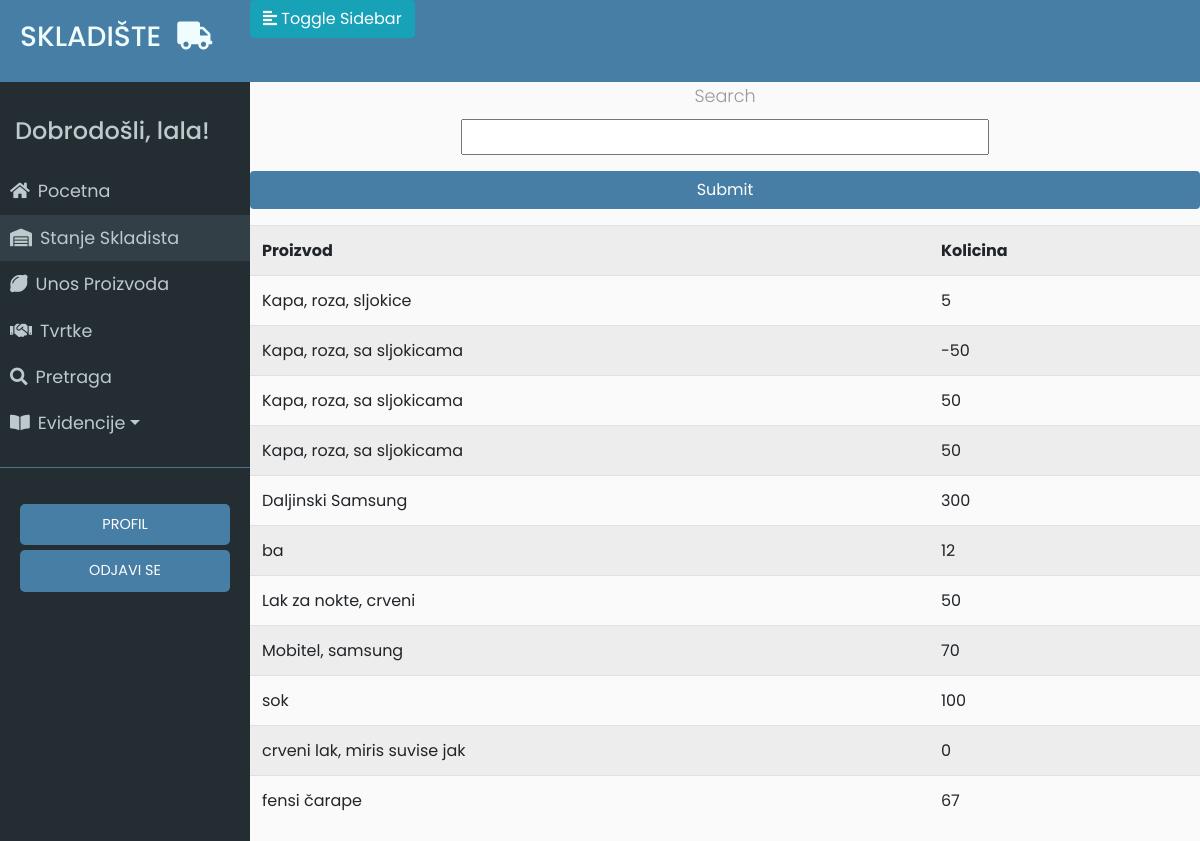
/stanje_skladista (signed in), run on the app's committed database.
### app/models.py (models this page shows, shortened)
class User(UserMixin, db.Model):
	id = db.Column(db.Integer, primary_key=True)
	username = db.Column(db.String(64), index=True, unique=True)
	email = db.Column(db.String(120), index=True, unique=True)
	password_hash = db.Column(db.String(128))
	last_seen = db.Column(db.DateTime, default=datetime.utcnow)
	evidencija = db.relationship('Evidencija', backref='user', lazy='dynamic')

class Proizvod(db.Model):
	__searchable__ = ['name']
	id = db.Column(db.Integer, primary_key=True)
	name = db.Column(db.String(64))
	kolicina = db.Column(db.Integer)
	zemlja_podrijetla = db.Column(db.String(64))
	datum_unosa = db.Column(db.DateTime, default=datetime.utcnow)
	evidencija = db.relationship('Evidencija', backref='proizvod', lazy='dynamic')

### app/routes.py (the view)
@app.route('/stanje_skladista', methods=['GET', 'POST'])
@login_required
def stanje_skladista():
	proizvodi = Proizvod.query.all()
	form = SearchForm()
	if form.validate_on_submit():
		search = form.search.data
		proizvodi = Proizvod.query.filter(Proizvod.name.like("%" + search + "%")).all()
		return render_template("stanje_skladista.html", form=form, proizvodi=proizvodi)
	return render_template('stanje_skladista.html', title='Stanje skladista', proizvodi=proizvodi, form=form)

### app/forms.py
class SearchForm(FlaskForm):
	search = StringField(('Search'), validators=[DataRequired()])
	submit = SubmitField()

### app/models.py (called while the page is built)
@login.user_loader
def load_user(id):
	return User.query.get(int(id))

### app/routes.py (called while the page is built)
@app.before_request
def before_request():
	if current_user.is_authenticated:
		current_user.last_seen = datetime.utcnow()
		db.session.commit()

### app/templates/stanje_skladista.html (shortened to what this page needs)
{% extends "base.html" %}
{% block stanje_skladista %}active{% endblock %}
{% block content %}
<form action="" method="post" novalidate="">
        <p>
            {{ form.search.label }}<br>
            {{ form.search(size=32) }}
        </p>
        {{ form.submit(type="submit", class="btn tipka btn-block") }}
    </form>
<table class="table table-striped">
	<tr>
        <th>Proizvod</th>
        <th>Kolicina</th>
    </tr>
    {% for proizvod in proizvodi %}
    <tr>
    	<td><a href="proizvod/{{proizvod.name}}">{{ proizvod.name }}</a></td>
    	<td>{{ proizvod.kolicina }}</td>
    </tr>
    {% endfor %}
</table>
{% endblock %}

### app/templates/base.html (shortened to what this page needs)
<html>
<head>
	<link rel="stylesheet" href="https://stackpath.bootstrapcdn.com/bootstrap/4.2.1/css/bootstrap.min.css" integrisha384-GJzZqFGwb1QTTN6wy59ffF1BuGJpLSa9DkKMp0DgiMDm4iYMj70gZWKYbI706tWS">
	<link href="../static/style.css" type="text/css" rel="stylesheet">
	<link rel="stylesheet" href="https://use.fontawesome.com/releases/v5.7.1/css/all.css">
</head>
<body>
	<div class="wrapper">
	<nav id="sidebar">
		<div class="sidebar-header ">
			<h3 class="alen">SKLADIŠTE<i class="fas fa-truck ml-3"></i></h3>
		</div>
		<ul class="list-unstyled components" id="navigation">
			<h4>Dobrodošli, {{ current_user.username }}!</h4>
			<li class="{% block index %}{% endblock %}">
				<a href="{{ url_for('index') }}"><i class="fas fa-home mr-2"></i>Pocetna</a>
			</li>
			<li class="{% block stanje_skladista %}{% endblock %}">
				<a href="{{ url_for('stanje_skladista') }}"><i class="fas fa-warehouse mr-2"></i>Stanje Skladista</a>
			</li>
			<li class="{% block unos_proizvoda %}{% endblock %}">
				<a href="{{ url_for('unos_proizvoda') }}"><i class="fas fa-lemon mr-2"></i>Unos Proizvoda</a>
			</li>
			<li class="{% block dobavljaci %}{% endblock %}">
				<a href="{{ url_for('tvrtke') }}"><i class="fas fa-handshake mr-2"></i>Tvrtke</a>
			</li>
			<li class="{% block pretraga %}{% endblock %}">
                <a href="{{ url_for('search') }}"><i class="fas fa-search mr-2"></i>Pretraga</a>
            </li>
			<li>
				<a href="#pageSubmenu" data-toggle="collapse" aria-expanded="false" class="dropdown-toggle"><i class="fas fa-book-open mr-2"></i>Evidencije</a>
			</li>
		</ul>
		<ul class="list-unstyled CTAs">
                <li>
                    <a href="{{ url_for('user', username=current_user.username) }}" class="tipka">PROFIL</a>
                </li>
                <li>
                    <a href="{{ url_for('logout') }}" class="tipka">ODJAVI SE</a>
                </li>
            </ul>
	</nav>
		<div class="tijelo">
	        <div class="plava-pozadina">
	            <button type="button" id="sidebarCollapse" class="btn btn-info">
	                <i class="fas fa-align-left"></i>
	                <span>Toggle Sidebar</span>
	            </button> <br>
	    	</div>
			<div class="plavo">
			{% block content %}
			{% endblock %}
			</div>
		</div>
</body>
</html>

### app/static/style.css (style rules this page uses)
body { font-family: 'Poppins', sans-serif; background: #fafafa; }
p { font-family: 'Poppins', sans-serif; font-size: 1.1em; font-weight: 300; line-height: 1.7em; color: #999; }
h4 { padding: 15px; }
.wrapper { display: flex; width: 100%; align-items: stretch; }
a, a:hover, a:focus { color: inherit; text-decoration: none; transition: all 0.3s; }
#sidebar { min-width: 250px; max-width: 250px; min-height: 100vh; background: #242d32; color: #bec9cd; transition: all 0.3s; }
#sidebar .sidebar-header { padding: 20px; background: #477ea5; color: #f0fdfe; }
#sidebar ul.components { padding: 20px 0; border-bottom: 1px solid #47748b; }
#sidebar ul li a { padding: 10px; font-size: 1.1em; display: block; }
#sidebar ul li.active > a, a[aria-expanded="true"] { color: #bec9cd; background: #323f46; }
ul.CTAs { padding: 20px; }
ul.CTAs a { text-align: center; font-size: 0.9em !important; display: block; border-radius: 5px; margin-bottom: 5px; }
.tipka { background-color: #477ea5; color: white; }
.tijelo { display: inline-block; width: 100%; }
.plavo { display: inline-block; width: 100%; text-align: center; }
.plava-pozadina { background-color: #477ea5; display: inline-block; width: 100%; height: 81.5px; }

### data on the page
User: username "lala"
Proizvod: name "Kapa, roza, sljokice", kolicina "5"
Proizvod: name "Kapa, roza, sa sljokicama", kolicina "-50"
Proizvod: name "Kapa, roza, sa sljokicama", kolicina "50"
Proizvod: name "Kapa, roza, sa sljokicama", kolicina "50"
Proizvod: name "Daljinski Samsung", kolicina "300"
Proizvod: name "ba", kolicina "12"
Proizvod: name "Lak za nokte, crveni", kolicina "50"
Proizvod: name "Mobitel, samsung", kolicina "70"
Proizvod: name "sok", kolicina "100"
Proizvod: name "crveni lak, miris suvise jak", kolicina "0"
Proizvod: name "fensi čarape", kolicina "67"
